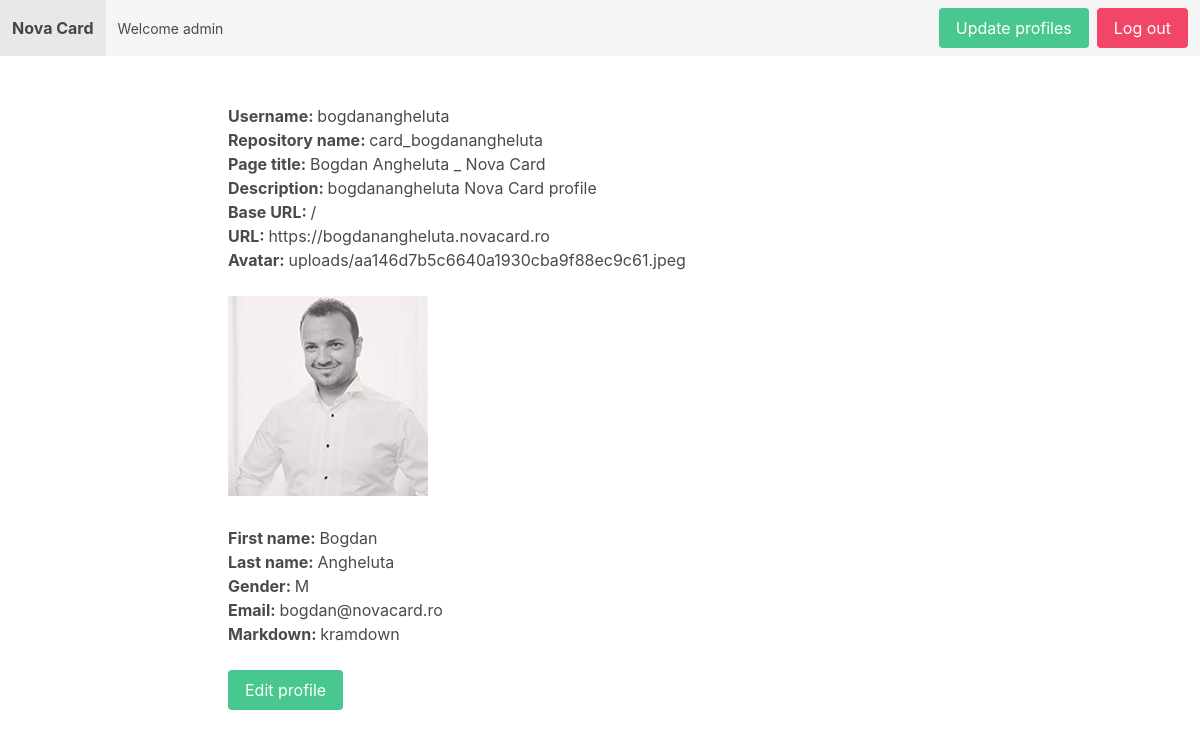
/card_profiles/profile/bogdanangheluta/ (signed in), run on the app's committed database.
### apps/card_profile/models.py (models this page shows, shortened)
class Card_profile(models.Model):
    def path_and_rename(self, filename):
        upload_to = 'uploads'
        ext = filename.split('.')[-1]
        filename = '{}.{}'.format(uuid4().hex, ext)
        return os.path.join(upload_to, filename)
    MALE = 'M'
    FEMALE = 'F'
    CHOICES_GENDER = (
        (MALE, 'M'),
        (FEMALE, 'F'),
    )
    username = models.CharField(max_length=255, unique=True)
    repository_name = models.CharField(max_length=255, unique=True)
    page_title = models.CharField(max_length=255)
    description = models.CharField(max_length=255)
    baseurl = models.CharField(max_length=255, default="/")
    url = models.URLField(max_length=200, unique=True)
    avatar = models.ImageField(upload_to=path_and_rename, height_field=None, width_field=None,
                               max_length=255, blank=True, null=True)
    first_name = models.CharField(max_length=255)
    last_name = models.CharField(max_length=255)
    gender = models.CharField(max_length=1, choices=CHOICES_GENDER)
    title = models.CharField(max_length=255, blank=True, null=True)
    company = models.CharField(max_length=255, blank=True, null=True)
    email = models.EmailField(max_length=254, unique=True)
    phone = models.CharField(max_length=255, blank=True, null=True)
    website = models.URLField(max_length=200, blank=True, null=True)
    facebook_url = models.URLField(max_length=200, blank=True, null=True)
    linkedin_url = models.URLField(max_length=200, blank=True, null=True)
    instagram_url = models.URLField(max_length=200, blank=True, null=True)
    pinterest_url = models.URLField(max_length=200, blank=True, null=True)
    twitter_url = models.URLField(max_length=200, blank=True, null=True)
    youtube_url = models.URLField(max_length=200, blank=True, null=True)
    snapchat_url = models.URLField(max_length=200, blank=True, null=True)
    whatsapp_url = models.URLField(max_length=200, blank=True, null=True)
    tiktok_url = models.URLField(max_length=200, blank=True, null=True)
    telegram_url = models.URLField(max_length=200, blank=True, null=True)
    skype_url = models.URLField(max_length=200, blank=True, null=True)
    github_url = models.URLField(max_length=200, blank=True, null=True)
    gitlab_url = models.URLField(max_length=200, blank=True, null=True)
    markdown = models.CharField(max_length=255, default="kramdown")

### apps/card_profile/views.py (the view)
# urls.py: path('profile/<str:username>/', view_profile, name='view_profile'),
@login_required
def view_profile(request, username):
    logger.info(f"{request.user} - view profile {username}")
    user_profile = get_object_or_404(Card_profile, username=username)
    return render(request, 'card_profile/view_profile.html', {'user_profile': user_profile})

### apps/card_profile/templates/card_profile/view_profile.html (shortened to what this page needs)
{% extends 'core/base.html' %}
{% block content %}
        {% if request.user.is_authenticated %}
                <b>Username: </b>{{ user_profile.username }}<br>
                <b>Repository name: </b>{{ user_profile.repository_name }}<br>
                <b>Page title: </b>{{ user_profile.page_title }}<br>
                <b>Description: </b>{{ user_profile.description }}<br>
                <b>Base URL: </b>{{ user_profile.baseurl }}<br>
                <b>URL: </b>{{ user_profile.url }}<br>
                {% if user_profile.avatar %}
                        <b>Avatar: </b>{{ user_profile.avatar }}<br><br>
                        <img src="/media/{{ user_profile.avatar }}" alt="Avatar" width="200" height="200">
                {% endif %}<br><br>
                <b>First name: </b>{{ user_profile.first_name }}<br>
                <b>Last name: </b>{{ user_profile.last_name }}<br>
                <b>Gender: </b>{{ user_profile.gender }}<br>
                <b>Email: </b>{{ user_profile.email }}<br>
                <b>Markdown: </b>{{ user_profile.markdown }}<br>
                <br>
                <a href="{% url 'edit_profile' user_profile.username %}" class="button is-success">Edit profile</a>
        {% endif %}
{% endblock %}

### apps/core/templates/core/base.html (shortened to what this page needs)
<!DOCTYPE html>
<html>
    <head>
        {% load static %}
        <link rel="stylesheet" href="https://cdn.jsdelivr.net/npm/bulma@0.9.3/css/bulma.min.css">
        <link rel="stylesheet" type="text/css" href="{% static 'core/style.css' %}">
    </head>
    <body>
        <nav class="navbar is-light">
            <div class="navbar-brand">
                <a href="{% url 'frontpage' %}" class="navbar-item"><strong>Nova Card</strong></a>
            </div>
            {% if user.is_authenticated %}
                <p class="navbar-item"><small class='is-subtitle'>Welcome {{ user.get_username }}</small></p>
            {% endif %}
            <div class="navbar-menu">
                <div class="navbar-end">
                    <div class="navbar-item">
                        <div class="buttons">
                            {% if request.user.is_authenticated %}
                                <a href="{% url 'profiles_list' %}" class="button is-success">Update profiles</a>
                                <a href="{% url 'logout' %}" class="button is-danger">Log out</a>
                            {% else %}
                                <a href="{% url 'login' %}" class="button is-light">Log in</a>
                            {% endif %}
                        </div>
                    </div>
                </div>
            </div>
        </nav>
        <section class="section">
            {% block content %}
            {% endblock %}
        </section>
    </body>
</html>

### apps/core/static/core/style.css (style rules this page uses)
html { scroll-behavior: smooth; }
@media screen and (min-width: 1024px) and (max-width: 1599px) { .section { padding: 3rem 3rem; max-width: 70%; margin-left: auto; margin-right: auto; } }

### data on the page
Card_profile: username "bogdanangheluta", repository_name "card_bogdanangheluta", page_title "Bogdan Angheluta _ Nova Card", description "bogdanangheluta Nova Card profile", baseurl "/", url "https://bogdanangheluta.novacard.ro", avatar "uploads/aa146d7b5c6640a1930cba9f88ec9c61.jpeg", avatar (picture), first_name "Bogdan", last_name "Angheluta", gender "M", email "bogdan@novacard.ro", markdown "kramdown"

### other printed values
{{ user.get_username }} "admin"
